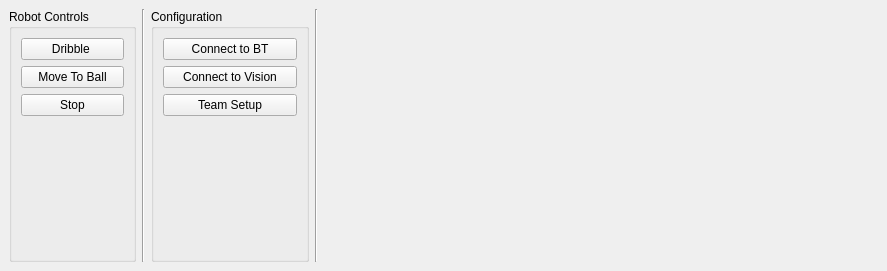
<?xml version="1.0" encoding="UTF-8"?>
<ui version="4.0">
 <class>MainWindow</class>
 <widget class="QMainWindow" name="MainWindow">
  <property name="geometry">
   <rect>
    <x>0</x>
    <y>0</y>
    <width>887</width>
    <height>271</height>
   </rect>
  </property>
  <property name="windowTitle">
   <string>Robotics</string>
  </property>
  <property name="windowIcon">
   <iconset resource="rc.qrc">
    <normaloff>:/img/robot_icon.gif</normaloff>:/img/robot_icon.gif</iconset>
  </property>
  <widget class="QWidget" name="centralwidget">
   <layout class="QHBoxLayout" name="horizontalLayout">
    <item>
     <widget class="QGroupBox" name="groupBox">
      <property name="sizePolicy">
       <sizepolicy hsizetype="Fixed" vsizetype="Preferred">
        <horstretch>0</horstretch>
        <verstretch>0</verstretch>
       </sizepolicy>
      </property>
      <property name="title">
       <string>Robot Controls</string>
      </property>
      <layout class="QVBoxLayout" name="verticalLayout_2">
       <item>
        <widget class="QPushButton" name="moveWithBallBtn">
         <property name="sizePolicy">
          <sizepolicy hsizetype="Fixed" vsizetype="Fixed">
           <horstretch>0</horstretch>
           <verstretch>0</verstretch>
          </sizepolicy>
         </property>
         <property name="minimumSize">
          <size>
           <width>103</width>
           <height>0</height>
          </size>
         </property>
         <property name="text">
          <string>Dribble </string>
         </property>
        </widget>
       </item>
       <item>
        <widget class="QPushButton" name="NavToBallBtn">
         <property name="sizePolicy">
          <sizepolicy hsizetype="Fixed" vsizetype="Fixed">
           <horstretch>0</horstretch>
           <verstretch>0</verstretch>
          </sizepolicy>
         </property>
         <property name="minimumSize">
          <size>
           <width>103</width>
           <height>0</height>
          </size>
         </property>
         <property name="text">
          <string>Move To Ball</string>
         </property>
        </widget>
       </item>
       <item>
        <widget class="QPushButton" name="stopBtn">
         <property name="sizePolicy">
          <sizepolicy hsizetype="Fixed" vsizetype="Fixed">
           <horstretch>0</horstretch>
           <verstretch>0</verstretch>
          </sizepolicy>
         </property>
         <property name="minimumSize">
          <size>
           <width>103</width>
           <height>0</height>
          </size>
         </property>
         <property name="text">
          <string>Stop</string>
         </property>
        </widget>
       </item>
       <item>
        <spacer name="verticalSpacer">
         <property name="orientation">
          <enum>Qt::Vertical</enum>
         </property>
         <property name="sizeHint" stdset="0">
          <size>
           <width>20</width>
           <height>40</height>
          </size>
         </property>
        </spacer>
       </item>
      </layout>
     </widget>
    </item>
    <item>
     <widget class="Line" name="line">
      <property name="orientation">
       <enum>Qt::Vertical</enum>
      </property>
     </widget>
    </item>
    <item>
     <widget class="QGroupBox" name="groupBox_2">
      <property name="sizePolicy">
       <sizepolicy hsizetype="Fixed" vsizetype="Preferred">
        <horstretch>0</horstretch>
        <verstretch>0</verstretch>
       </sizepolicy>
      </property>
      <property name="title">
       <string>Configuration</string>
      </property>
      <layout class="QVBoxLayout" name="verticalLayout">
       <item>
        <widget class="QPushButton" name="btConnectBtn">
         <property name="sizePolicy">
          <sizepolicy hsizetype="Fixed" vsizetype="Fixed">
           <horstretch>0</horstretch>
           <verstretch>0</verstretch>
          </sizepolicy>
         </property>
         <property name="minimumSize">
          <size>
           <width>134</width>
           <height>0</height>
          </size>
         </property>
         <property name="text">
          <string>Connect to BT</string>
         </property>
        </widget>
       </item>
       <item>
        <widget class="QPushButton" name="connToVisionBtn">
         <property name="sizePolicy">
          <sizepolicy hsizetype="Fixed" vsizetype="Fixed">
           <horstretch>0</horstretch>
           <verstretch>0</verstretch>
          </sizepolicy>
         </property>
         <property name="minimumSize">
          <size>
           <width>134</width>
           <height>0</height>
          </size>
         </property>
         <property name="text">
          <string>Connect to Vision</string>
         </property>
        </widget>
       </item>
       <item>
        <widget class="QPushButton" name="teamSetupBtn">
         <property name="sizePolicy">
          <sizepolicy hsizetype="Fixed" vsizetype="Fixed">
           <horstretch>0</horstretch>
           <verstretch>0</verstretch>
          </sizepolicy>
         </property>
         <property name="minimumSize">
          <size>
           <width>134</width>
           <height>0</height>
          </size>
         </property>
         <property name="text">
          <string>Team Setup</string>
         </property>
        </widget>
       </item>
       <item>
        <spacer name="verticalSpacer_2">
         <property name="orientation">
          <enum>Qt::Vertical</enum>
         </property>
         <property name="sizeHint" stdset="0">
          <size>
           <width>20</width>
           <height>40</height>
          </size>
         </property>
        </spacer>
       </item>
      </layout>
     </widget>
    </item>
    <item>
     <widget class="Line" name="line_2">
      <property name="orientation">
       <enum>Qt::Vertical</enum>
      </property>
     </widget>
    </item>
    <item>
     <widget class="CLoggingWdgt" name="LoggingWidget" native="true">
      <property name="sizePolicy">
       <sizepolicy hsizetype="Expanding" vsizetype="Preferred">
        <horstretch>0</horstretch>
        <verstretch>0</verstretch>
       </sizepolicy>
      </property>
      <property name="minimumSize">
       <size>
        <width>500</width>
        <height>0</height>
       </size>
      </property>
     </widget>
    </item>
   </layout>
  </widget>
  <widget class="QMenuBar" name="menubar">
   <property name="geometry">
    <rect>
     <x>0</x>
     <y>0</y>
     <width>887</width>
     <height>29</height>
    </rect>
   </property>
  </widget>
 </widget>
 <customwidgets>
  <customwidget>
   <class>CLoggingWdgt</class>
   <extends>QWidget</extends>
   <header location="global">LoggingWdgt.h</header>
   <container>1</container>
  </customwidget>
 </customwidgets>
 <resources>
  <include location="rc.qrc"/>
 </resources>
 <connections/>
</ui>
